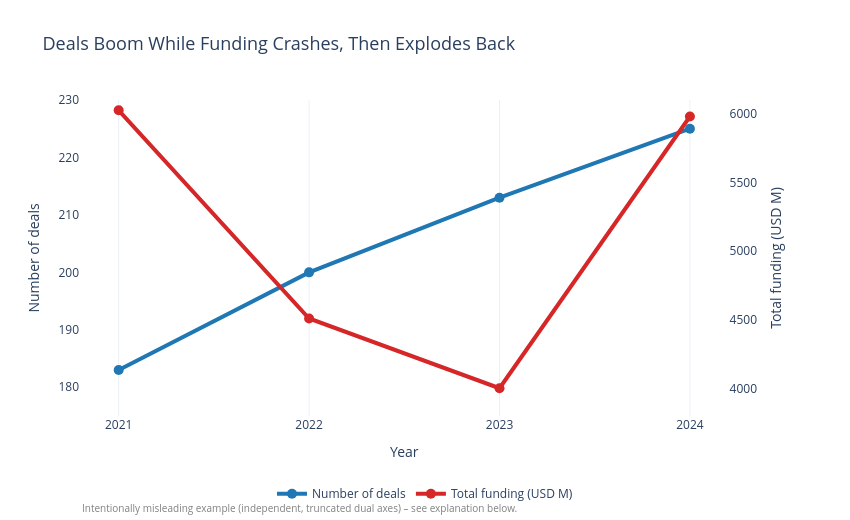

Notebook code for this chart:
### Markdown cell above
## 19. Visualization 9 – Intentionally Misleading Chart (Plotly)

**Purpose:** to show how a **dual-axis line chart** can make true data tell a false story. The chart uses the real **deal counts and funding totals for 2021–2024** from Visualization 1, but it is deliberately designed to mislead.

**Techniques used (all intentional):**
1. **Two independent y-axes** – deals are on the left axis and funding on the right axis, each with its own scale, so the two lines look directly comparable although they use different units.
2. **Truncated axes** – the left axis starts at 175 deals and the right axis at USD 3,800M, instead of zero. Small differences fill the whole chart height.
3. **Ranges chosen to make the lines cross** – the axis limits are tuned so the lines cross and then meet, which suggests that deals and funding are linked.
4. **Sensational title** – the headline claims a "boom" and a "crash", which the data does not support.
5. **Alarming colours and no baseline reference** – red for funding, no zero line, no year-on-year figures.
6. **Selected years** – only four years are shown, so the 2015–2017 history is hidden.

*This chart is a teaching example and must not be used to describe the market. Hovering over a point shows the true value, but viewers who judge only by the shape of the lines are still misled.*

### Code cell
# Full years from the second dataset (2025 is partial, so it is excluded)
dual = yearly.loc[2021:2024, ["Deals", "Funding_M"]]

# Deliberately rigged axis ranges (NOT starting at zero)
DEALS_RANGE   = [175, 230]
FUNDING_RANGE = [3800, 6100]

fig = make_subplots(specs=[[{"secondary_y": True}]])

fig.add_trace(
    go.Scatter(x=dual.index, y=dual["Deals"], name="Number of deals",
               mode="lines+markers", line=dict(color="#1f77b4", width=4),
               marker=dict(size=10),
               hovertemplate="%{x}<br>Deals: %{y}<extra></extra>"),
    secondary_y=False)

fig.add_trace(
    go.Scatter(x=dual.index, y=dual["Funding_M"], name="Total funding (USD M)",
               mode="lines+markers", line=dict(color="#d62728", width=4),
               marker=dict(size=10),
               hovertemplate="%{x}<br>Funding: USD %{y:,.0f}M<extra></extra>"),
    secondary_y=True)

fig.update_yaxes(range=DEALS_RANGE,   title_text="Number of deals",
                 secondary_y=False, showgrid=False)
fig.update_yaxes(range=FUNDING_RANGE, title_text="Total funding (USD M)",
                 secondary_y=True,  showgrid=False)
fig.update_xaxes(tickvals=list(dual.index), title_text="Year")

fig.update_layout(
    title=dict(text="Deals Boom While Funding Crashes, Then Explodes Back",
               font=dict(size=18)),
    template="plotly_white", width=850, height=520,
    legend=dict(orientation="h", y=-0.2, x=0.5, xanchor="center"),
    annotations=[dict(text="Intentionally misleading example (independent, truncated dual axes) – see explanation below.",
                      xref="paper", yref="paper", x=0, y=-0.32, showarrow=False,
                      font=dict(size=10, color="gray"), xanchor="left")])
fig.show()

### Figure 1 — Plotly figure (JSON) as saved in the notebook; plotly's stock layout.template omitted (floating-point values rounded to 4 significant figures)
{"data": [{"hovertemplate": "%{x}<br>Deals: %{y}<extra></extra>", "line": {"color": "#1f77b4", "width": 4}, "marker": {"size": 10}, "mode": "lines+markers", "name": "Number of deals", "type": "scatter", "x": [2021, 2022, 2023, 2024], "xaxis": "x", "y": [183, 200, 213, 225], "yaxis": "y"}, {"hovertemplate": "%{x}<br>Funding: USD %{y:,.0f}M<extra></extra>", "line": {"color": "#d62728", "width": 4}, "marker": {"size": 10}, "mode": "lines+markers", "name": "Total funding (USD M)", "type": "scatter", "x": [2021, 2022, 2023, 2024], "xaxis": "x", "y": [6025.0, 4510.0, 4002.0, 5980.0], "yaxis": "y2"}], "layout": {"annotations": [{"font": {"color": "gray", "size": 10}, "showarrow": false, "text": "Intentionally misleading example (independent, truncated dual axes) – see explanation below.", "x": 0, "xanchor": "left", "xref": "paper", "y": -0.32, "yref": "paper"}], "height": 520, "legend": {"orientation": "h", "x": 0.5, "xanchor": "center", "y": -0.2}, "title": {"font": {"size": 18}, "text": "Deals Boom While Funding Crashes, Then Explodes Back"}, "width": 850, "xaxis": {"anchor": "y", "domain": [0, 0.94], "tickvals": [2021, 2022, 2023, 2024], "title": {"text": "Year"}}, "yaxis": {"anchor": "x", "domain": [0, 1], "range": [175, 230], "showgrid": false, "title": {"text": "Number of deals"}}, "yaxis2": {"anchor": "x", "overlaying": "y", "range": [3800, 6100], "showgrid": false, "side": "right", "title": {"text": "Total funding (USD M)"}}}}
